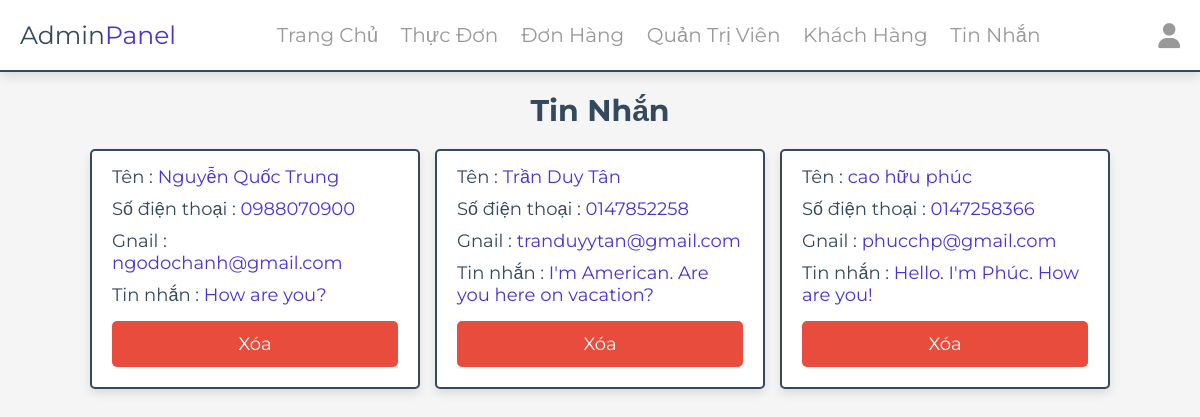
/admin/messages.php (signed in), run on the app's committed database.
### tables this page shows
CREATE TABLE `tinnhan` (
  `idtinnhan` int(11) NOT NULL,
  `idkh` int(11) NOT NULL,
  `tenkh` varchar(100) NOT NULL,
  `gmailkh` varchar(100) NOT NULL,
  `sdtkh` varchar(20) NOT NULL,
  `tinnhan` varchar(500) NOT NULL
);

### admin/messages.php (the view, shortened to what this page needs)
<?php
include_once ('../components/connect.php');
?>
<!DOCTYPE html>
<html lang="en">
<head>
    <link rel="stylesheet" href="https://cdnjs.cloudflare.com/ajax/libs/font-awesome/6.1.1/css/all.min.css">
    <link rel="stylesheet" href="../css/admin_style.css">
</head>
<body>
    <?php include_once ('../components/admin_header.php') ?>
    <section class="messages">
        <h1 class="heading">Tin nhắn</h1>
        <div class="box-container">
            <?php
      $select_messages = $conn->prepare("SELECT * FROM `tinnhan` ORDER BY idtinnhan DESC");
      $select_messages->execute();
      if($select_messages->rowCount() > 0){
         while($fetch_messages = $select_messages->fetch(PDO::FETCH_ASSOC)) {
   ?>
            <div class="box">
                <p> Tên : <span><?= $fetch_messages['tenkh']; ?></span> </p>
                <p> Số điện thoại : <span><?= $fetch_messages['sdtkh']; ?></span> </p>
                <p> Gnail : <span><?= $fetch_messages['gmailkh']; ?></span> </p>
                <p> Tin nhắn : <span><?= $fetch_messages['tinnhan']; ?></span> </p>
                <a href="messages.php?delete=<?= $fetch_messages['idtinnhan']; ?>" class="delete-btn"
                    onclick="return confirm('Xóa tin nhắn này 😒');">Xóa</a>
            </div>
            <?php
         }
      } else {
         echo '<p class="empty">Không có tin nhắn 🫡</p>';
      }
   ?>
        </div>
    </section>
</body>
</html>

### css/admin_style.css (style rules this page uses)
:root { --main-color: #4834d4; --red: #e74c3c; --orange: #f39c12; --black: #34495e; --white: #fff; --light-bg: #f5f5f5; --light-color: #999; --border: .2rem solid var(--black); --box-shadow: 0 .5rem 1rem rgba(0, 0, 0, .1); }
* { font-family: 'Montserrat', sans-serif; margin: 0; padding: 0; box-sizing: border-box; text-decoration: none; outline: none; border: none; }
html { font-size: 62.5%; overflow-x: hidden; }
body { background-color: var(--light-bg); }
section { max-width: 1200px; margin: 0 auto; padding: 2rem; }
.btn, .delete-btn, .option-btn { display: block; margin-top: 1rem; border-radius: .5rem; cursor: pointer; width: 100%; font-size: 1.8rem; color: var(--white); padding: 1.2rem 1.2rem; text-transform: capitalize; text-align: center; }
.delete-btn { background-color: var(--red); }
.heading { text-align: center; margin-bottom: 2rem; text-transform: capitalize; color: var(--black); font-size: 3rem; }
.messages .box-container { display: grid; grid-template-columns: repeat(auto-fit, 33rem); gap: 1.5rem; justify-content: center; align-items: flex-start; }
.messages .box-container .box { background-color: var(--white); border-radius: .5rem; box-shadow: var(--box-shadow); border: var(--border); padding: 2rem; padding-top: 1rem; }
.messages .box-container .box p { padding: .5rem 0; font-size: 1.8rem; color: var(--black); }
.messages .box-container .box p span { color: var(--main-color); }

### data on the page
tinnhan: tenkh "Nguyễn Quốc Trung", sdtkh "0988070900", gmailkh "ngodochanh@gmail.com", tinnhan "How are you?"
tinnhan: tenkh "Trần Duy Tân", sdtkh "0147852258", gmailkh "tranduyytan@gmail.com", tinnhan "I'm American. Are you here on vacation?"
tinnhan: tenkh "cao hữu phúc", sdtkh "0147258366", gmailkh "phucchp@gmail.com", tinnhan "Hello. I'm Phúc. How are you!"
